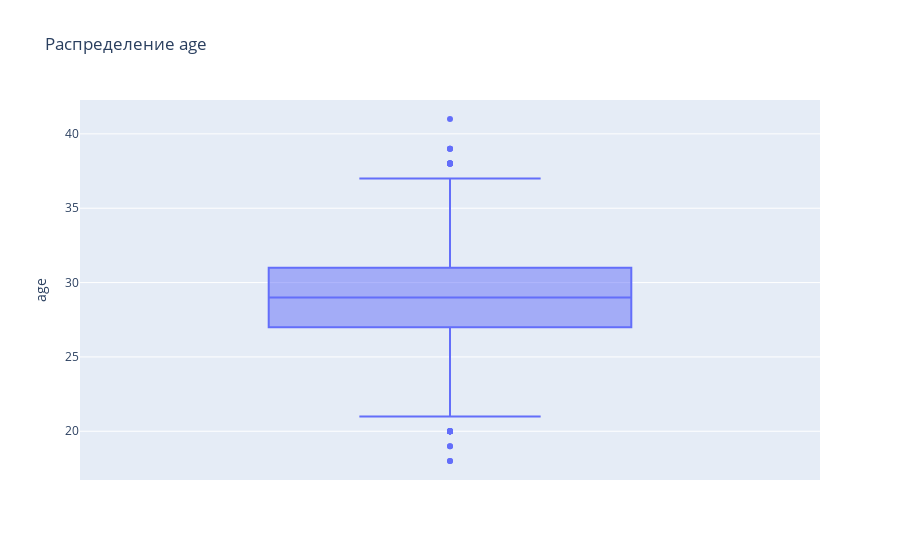
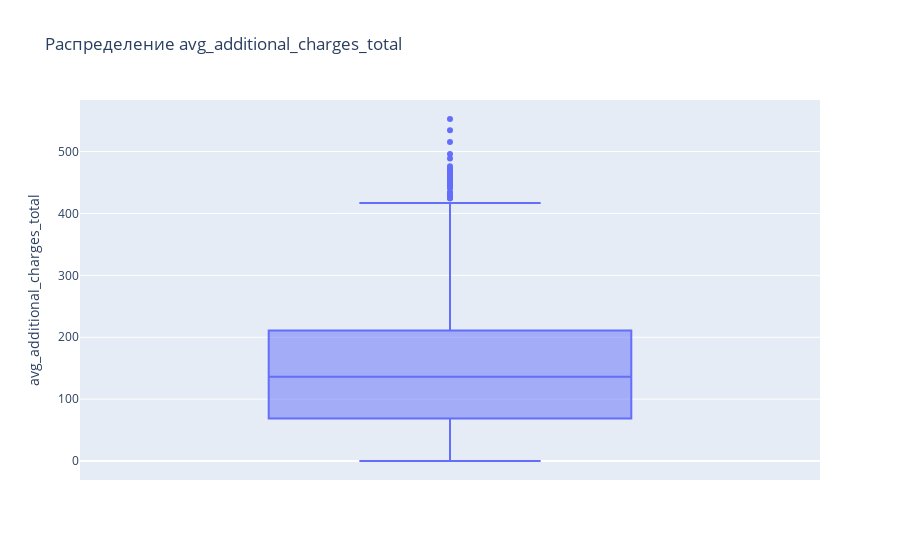
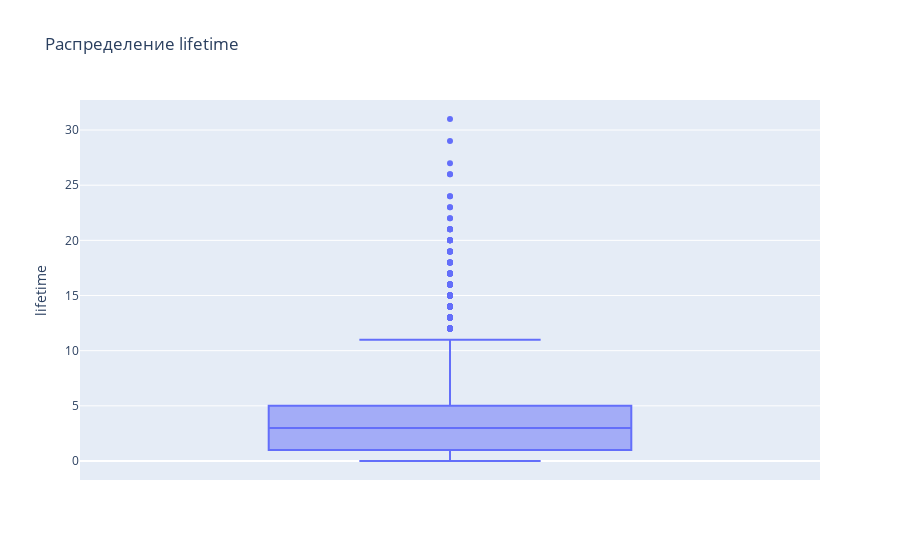
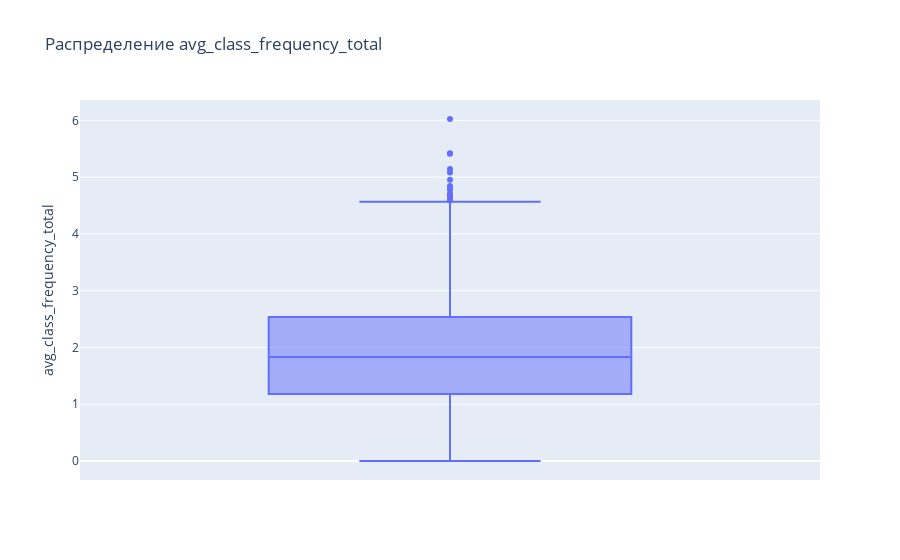

The code cell stored with these charts, in order, in its notebook:
### Code cell
# построим boxplot
for col in numerical:
    fig = px.box(data, y=col, title='Распределение {}'.format(col))
    fig.show()

### Figure 1 — Plotly figure (JSON) as saved in the notebook; plotly's stock layout.template omitted (floating-point values rounded to 4 significant figures; data arrays with more than 128 entries replaced by an {"elided": "..."} marker saying what was removed)
{"data": [{"alignmentgroup": "True", "hovertemplate": "age=%{y}<extra></extra>", "legendgroup": "", "marker": {"color": "#636efa"}, "name": "", "notched": false, "offsetgroup": "", "orientation": "v", "showlegend": false, "type": "box", "x0": " ", "xaxis": "x", "y": {"elided": "4000 int values"}, "y0": " ", "yaxis": "y"}], "layout": {"boxmode": "group", "legend": {"tracegroupgap": 0}, "title": {"text": "Распределение age"}, "xaxis": {"anchor": "y", "domain": [0, 1]}, "yaxis": {"anchor": "x", "domain": [0, 1], "title": {"text": "age"}}}}

### Figure 2 — Plotly figure (JSON) as saved in the notebook; plotly's stock layout.template omitted (floating-point values rounded to 4 significant figures; data arrays with more than 128 entries replaced by an {"elided": "..."} marker saying what was removed)
{"data": [{"alignmentgroup": "True", "hovertemplate": "avg_additional_charges_total=%{y}<extra></extra>", "legendgroup": "", "marker": {"color": "#636efa"}, "name": "", "notched": false, "offsetgroup": "", "orientation": "v", "showlegend": false, "type": "box", "x0": " ", "xaxis": "x", "y": {"elided": "4000 float values"}, "y0": " ", "yaxis": "y"}], "layout": {"boxmode": "group", "legend": {"tracegroupgap": 0}, "title": {"text": "Распределение avg_additional_charges_total"}, "xaxis": {"anchor": "y", "domain": [0, 1]}, "yaxis": {"anchor": "x", "domain": [0, 1], "title": {"text": "avg_additional_charges_total"}}}}

### Figure 3 — Plotly figure (JSON) as saved in the notebook; plotly's stock layout.template omitted (floating-point values rounded to 4 significant figures; data arrays with more than 128 entries replaced by an {"elided": "..."} marker saying what was removed)
{"data": [{"alignmentgroup": "True", "hovertemplate": "lifetime=%{y}<extra></extra>", "legendgroup": "", "marker": {"color": "#636efa"}, "name": "", "notched": false, "offsetgroup": "", "orientation": "v", "showlegend": false, "type": "box", "x0": " ", "xaxis": "x", "y": {"elided": "4000 int values"}, "y0": " ", "yaxis": "y"}], "layout": {"boxmode": "group", "legend": {"tracegroupgap": 0}, "title": {"text": "Распределение lifetime"}, "xaxis": {"anchor": "y", "domain": [0, 1]}, "yaxis": {"anchor": "x", "domain": [0, 1], "title": {"text": "lifetime"}}}}

### Figure 4 — Plotly figure (JSON) as saved in the notebook; plotly's stock layout.template omitted (floating-point values rounded to 4 significant figures; data arrays with more than 128 entries replaced by an {"elided": "..."} marker saying what was removed)
{"data": [{"alignmentgroup": "True", "hovertemplate": "avg_class_frequency_total=%{y}<extra></extra>", "legendgroup": "", "marker": {"color": "#636efa"}, "name": "", "notched": false, "offsetgroup": "", "orientation": "v", "showlegend": false, "type": "box", "x0": " ", "xaxis": "x", "y": {"elided": "4000 float values"}, "y0": " ", "yaxis": "y"}], "layout": {"boxmode": "group", "legend": {"tracegroupgap": 0}, "title": {"text": "Распределение avg_class_frequency_total"}, "xaxis": {"anchor": "y", "domain": [0, 1]}, "yaxis": {"anchor": "x", "domain": [0, 1], "title": {"text": "avg_class_frequency_total"}}}}
